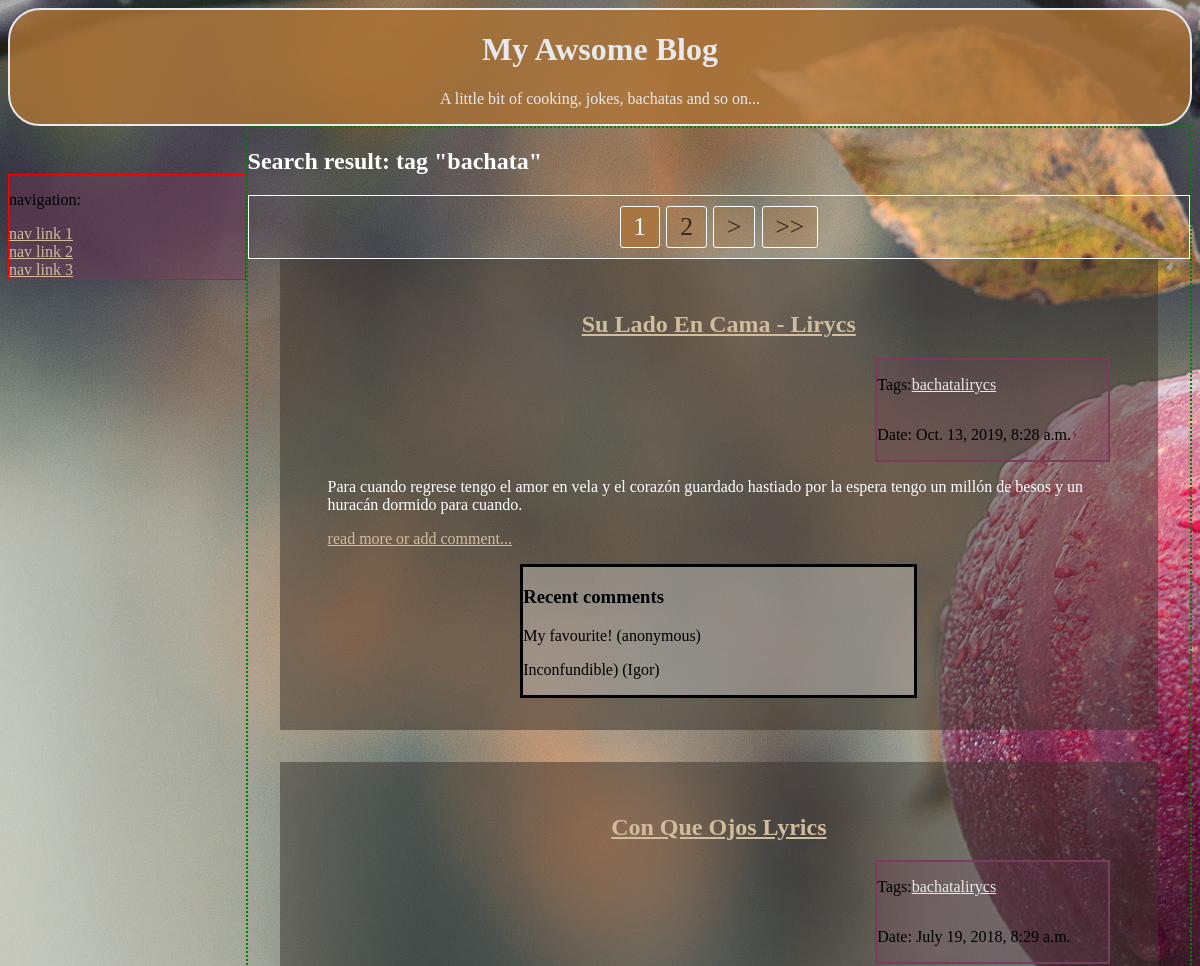
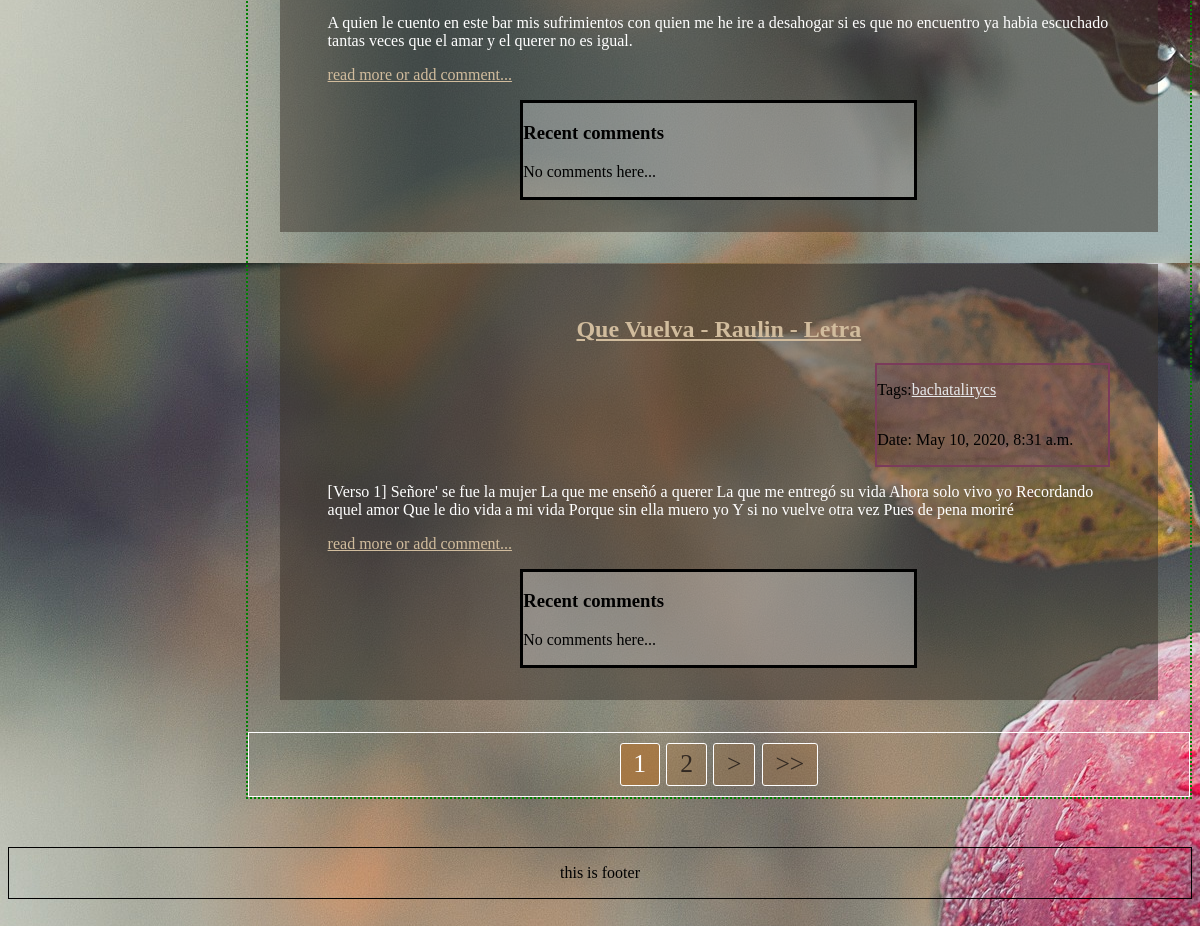
The page /blog/tag_bachata/ on the database its author committed (2 pictures, top to bottom).
### blog/models.py (models this page shows, shortened)
class Tag(models.Model):
    name = models.CharField(max_length=20,
                            null=False)

class Post(models.Model):
    headline = models.CharField(max_length=100, null=False)
    text = models.CharField(max_length=1000, null=False)
    date = models.DateTimeField(null=False)
    tags = models.ManyToManyField(Tag)

class Comment(models.Model):
    text = models.CharField(max_length=500)
    author = models.CharField(max_length=40, default='anonymous')
    date = models.DateTimeField(default=timezone.now)
    post = models.ForeignKey(Post,
                             on_delete=models.CASCADE,
                             related_name='comments',
                             related_query_name='comment',)

### blog/views.py (the view)
# urls.py: path('tag_<str:tag_name>/', views.tag_filter, name='tag_filter'),
def tag_filter(request, tag_name):
    tag = get_object_or_404(klass=Tag, name=tag_name)
    posts = Post.objects.all().filter(tags__id=tag.id)
    paginator = Paginator(object_list=posts, per_page=3, orphans=1)
    page_num = request.GET.get('page')
    posts_page_obj = paginator.get_page(page_num)
    context = {'search_tag': tag,
               'posts': posts_page_obj,
               'all_comments': False}
    return render(request, 'blog/index.html', context)

### blog/templates/blog/index.html (shortened to what this page needs)
<!DOCTYPE html>
<html>
<head>
    {% load static %}
    <link rel="stylesheet" type="text/css" href="{% static 'blog/css/main.css' %}">
    <link rel="stylesheet" type="text/css" href="{% static 'blog/css/paginator.css' %}">
    <link rel="stylesheet" type="text/css" href="{% static 'blog/css/feed.css' %}">
</head>
<body>
<header>
    <h1><a href="{% url 'blog:homepage' %}">My Awsome Blog</a></h1>
    <p>A little bit of cooking, jokes, bachatas and so on...</p>
</header>
<div id="nav_main">
    <nav>
        <p>navigation:</p>
        <a class="link" href="#">nav link 1</a>
        <a class="link" href="#">nav link 2</a>
        <a class="link" href="#">nav link 3</a>
    </nav>
    <main>
        {% if search_tag %}
            <h2 id="search-result">Search result: tag <strong>"{{ search_tag.name }}"</strong></h2>
            {% include 'blog/_blog-feed.html' %}
        {% else %}
            {% include 'blog/_blog-feed.html' %}
        {% endif %}
    </main>
</div>
<footer>
	<p>this is footer</p>
</footer>
</body>
</html>

### blog/templates/blog/_blog-feed.html (shortened to what this page needs)
{% if not specific %}
    {% include 'blog/paginator.html' %}
{% endif %}
{% for post in posts %}
    <div class="post">
        <div class="post-header">
            {% if specific %}
                <h2>{{ post.headline }}</h2>
            {% else %}
                <h2><a class="link" href="{% url 'blog:post_details' post.id %}">{{ post.headline }}</a></h2>
            {% endif %}
            <div class="post-meta-info">
                <div class="post-tags">
                    <p>Tags:</p>
                    {% for tag in post.tags.all %}
                        <a class="tag link" href="{% url 'blog:tag_filter' tag.name %}">{{ tag.name }}</a>
                    {% endfor %}
                </div>
                <div class="post-date">
                    <p>Date: {{ post.date }}</p>
                </div>
            </div>
        </div>
        <div class="post-content">
            <p>{{ post.text }}</p>
            {% if specific %}
                <p><a class='link' href="{{ request.META.HTTP_REFERER }}">...go back</a></p>
            {% else %}
                <p><a class='link' href="{% url 'blog:post_details' post.id %}">read more or add comment...</a></p>
            {% endif %}
        </div>
        <div class="post-comments">
            {% include 'blog/_post-comments.html' %}
        </div>
    </div>
{% empty %}
    <p>Sorry, not posts found</p>
{% endfor %}
{% if not specific %}
    {% include 'blog/paginator.html' %}
{% endif %}

### blog/templates/blog/_post-comments.html
{% if all_comments %}
    <h3>Comments</h3>
    {% if post.comments.count %}
        {% for comment in post.comments.all %}
            <p>{{ comment.text }} ({{ comment.author }})</p>
        {% endfor %}
    {% else %}
        <p>No comments here...</p>
    {% endif %}
{% else %}
    <h3>Recent comments</h3>
    {% if post.comments.count %}
        {% for comment in post.comments.all|slice:':2' %}
            <p>{{ comment.text }} ({{ comment.author }})</p>
        {% endfor %}
    {% else %}
        <p>No comments here...</p>
    {% endif %}
{% endif %}

### blog/static/blog/css/main.css (style rules this page uses)
body { background-image: url("../images/apple.jpg"); }
header { border: 2px solid; border-radius: 2em; text-align: center; background-color: rgba(174, 116, 53, .8); color: rgba(231, 233, 236, 1); }
.link:link { color: rgba(209, 188, 157, 1); }
header a:link { text-decoration: none; color: rgba(231, 233, 236, 1); }
div#nav_main { display: flex; align-items: center; }
nav { flex-basis: 20%; align-self: flex-start; margin-top: 3em; display: flex; flex-direction: column; border: 1px solid red; background-color: rgba(123, 59, 91, .4); }
main { flex-basis: 80%; border: 2px dotted green; }
footer { text-align: center; margin: 3em auto 3em auto; border: 1px solid black; }

### blog/static/blog/css/feed.css (style rules this page uses)
#search-result { color: white; }
.post { background-color: silver; padding: 2em 3em 2em 3em; margin: 0 2em 2em 2em; background-color: rgba(59, 50, 43, .5); }
.post-header h2 { text-align: center; }
.post-header h2 a { color: rgba(231, 233, 236, 1); }
.post-meta-info { margin-left: 70%; background-color: rgba(123, 59, 91, .2); border: 2px solid rgba(123, 59, 91, 1); }
.post-tags { display: inline-flex; align-items: center; }
.tag:link { color: rgba(231, 233, 236, 1); }
.post-content { color: white; }
.post-comments { border: solid; width: 50%; margin: auto; background-color: rgba(255, 255, 255, .3); }

### rows shown on the page
Tag: name "bachata"
Post: headline "Su Lado En Cama - Lirycs", date "Oct. 13, 2019, 8:28 a.m.", text "Para cuando regrese tengo el amor en vela y el corazón guardado hastiado por la espera tengo un millón de besos y un huracán dormido para cuando."
Tag: name "lirycs"
Comment: text "My favourite!", author "anonymous"
Comment: text "Inconfundible)", author "Igor"
Post: headline "Con Que Ojos Lyrics", date "July 19, 2018, 8:29 a.m.", text "A quien le cuento en este bar mis sufrimientos con quien me he ire a desahogar si es que no encuentro ya habia escuchado tantas veces que el amar y el querer no es igual.", shows "No comments here..."
Post: headline "Que Vuelva - Raulin - Letra", date "May 10, 2020, 8:31 a.m.", text "[Verso 1] Señore' se fue la mujer La que me enseñó a querer La que me entregó su vida Ahora solo vivo yo Recordando aquel amor Que le dio vida a mi vida Porque sin ella muero yo Y si no vuelve otra vez Pues de pena moriré", shows "No comments here..."

### other values the page prints
{{ num }} "1" "1"
{{ num }} "2" "2"
